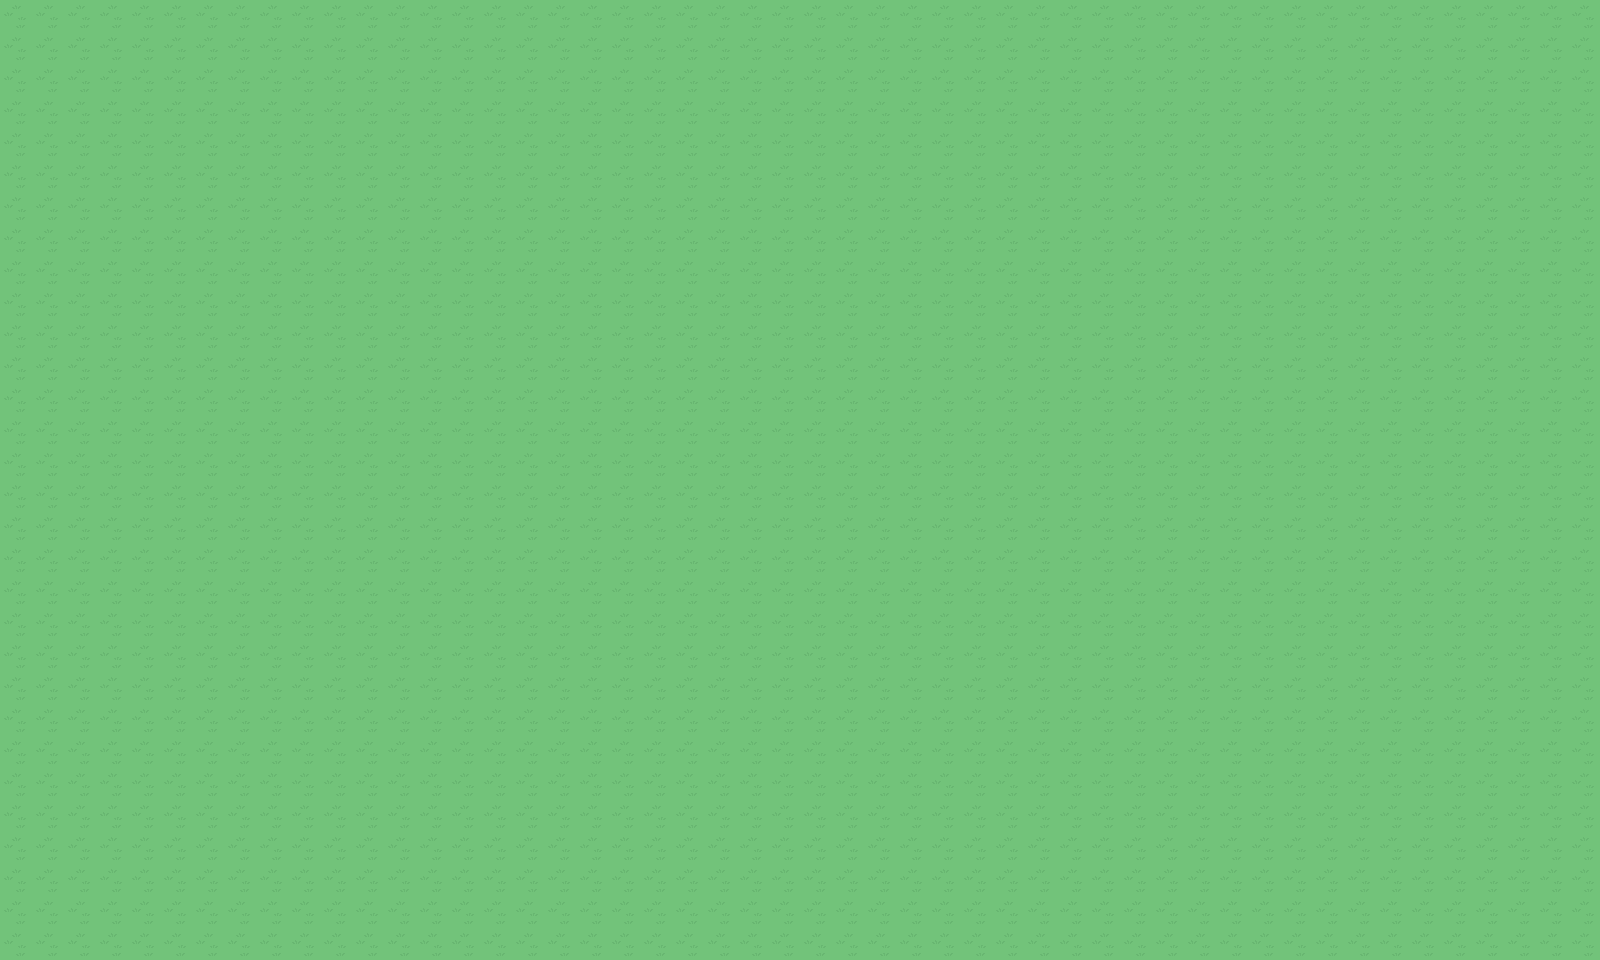

This is a level from a 2D game, rendered from its Tiled map with the project's own tilesets. A one-line summary and the complete map file follow:
An orthogonal 50x30 tile map with 32x32 px tiles, 1 tile layer (Tile Layer 1).

<map version="1.10" tiledversion="1.10.1" orientation="orthogonal" renderorder="right-down" width="50" height="30" tilewidth="32" tileheight="32" infinite="0" nextlayerid="2" nextobjectid="1">
 <tileset firstgid="1" source="TileSet_V1.tsx" />
 <layer id="1" name="Tile Layer 1" width="50" height="30">
  <data encoding="csv">
51,51,51,51,51,51,51,51,51,51,51,51,51,51,51,51,51,51,51,51,51,51,51,51,51,51,51,51,51,51,51,51,51,51,51,51,51,51,51,51,51,51,51,51,51,51,51,51,51,51,
51,51,51,51,51,51,51,51,51,51,51,51,51,51,51,51,51,51,51,51,51,51,51,51,51,51,51,51,51,51,51,51,51,51,51,51,51,51,51,51,51,51,51,51,51,51,51,51,51,51,
51,51,51,51,51,51,51,51,51,51,51,51,51,51,51,51,51,51,51,51,51,51,51,51,51,51,51,51,51,51,51,51,51,51,51,51,51,51,51,51,51,51,51,51,51,51,51,51,51,51,
51,51,51,51,51,51,51,51,51,51,51,51,51,51,51,51,51,51,51,51,51,51,51,51,51,51,51,51,51,51,51,51,51,51,51,51,51,51,51,51,51,51,51,51,51,51,51,51,51,51,
51,51,51,51,51,51,51,51,51,51,51,51,51,51,51,51,51,51,51,51,51,51,51,51,51,51,51,51,51,51,51,51,51,51,51,51,51,51,51,51,51,51,51,51,51,51,51,51,51,51,
51,51,51,51,51,51,51,51,51,51,51,51,51,51,51,51,51,51,51,51,51,51,51,51,51,51,51,51,51,51,51,51,51,51,51,51,51,51,51,51,51,51,51,51,51,51,51,51,51,51,
51,51,51,51,51,51,51,51,51,51,51,51,51,51,51,51,51,51,51,51,51,51,51,51,51,51,51,51,51,51,51,51,51,51,51,51,51,51,51,51,51,51,51,51,51,51,51,51,51,51,
51,51,51,51,51,51,51,51,51,51,51,51,51,51,51,51,51,51,51,51,51,51,51,51,51,51,51,51,51,51,51,51,51,51,51,51,51,51,51,51,51,51,51,51,51,51,51,51,51,51,
51,51,51,51,51,51,51,51,51,51,51,51,51,51,51,51,51,51,51,51,51,51,51,51,51,51,51,51,51,51,51,51,51,51,51,51,51,51,51,51,51,51,51,51,51,51,51,51,51,51,
51,51,51,51,51,51,51,51,51,51,51,51,51,51,51,51,51,51,51,51,51,51,51,51,51,51,51,51,51,51,51,51,51,51,51,51,51,51,51,51,51,51,51,51,51,51,51,51,51,51,
51,51,51,51,51,51,51,51,51,51,51,51,51,51,51,51,51,51,51,51,51,51,51,51,51,51,51,51,51,51,51,51,51,51,51,51,51,51,51,51,51,51,51,51,51,51,51,51,51,51,
51,51,51,51,51,51,51,51,51,51,51,51,51,51,51,51,51,51,51,51,51,51,51,51,51,51,51,51,51,51,51,51,51,51,51,51,51,51,51,51,51,51,51,51,51,51,51,51,51,51,
51,51,51,51,51,51,51,51,51,51,51,51,51,51,51,51,51,51,51,51,51,51,51,51,51,51,51,51,51,51,51,51,51,51,51,51,51,51,51,51,51,51,51,51,51,51,51,51,51,51,
51,51,51,51,51,51,51,51,51,51,51,51,51,51,51,51,51,51,51,51,51,51,51,51,51,51,51,51,51,51,51,51,51,51,51,51,51,51,51,51,51,51,51,51,51,51,51,51,51,51,
51,51,51,51,51,51,51,51,51,51,51,51,51,51,51,51,51,51,51,51,51,51,51,51,51,51,51,51,51,51,51,51,51,51,51,51,51,51,51,51,51,51,51,51,51,51,51,51,51,51,
51,51,51,51,51,51,51,51,51,51,51,51,51,51,51,51,51,51,51,51,51,51,51,51,51,51,51,51,51,51,51,51,51,51,51,51,51,51,51,51,51,51,51,51,51,51,51,51,51,51,
51,51,51,51,51,51,51,51,51,51,51,51,51,51,51,51,51,51,51,51,51,51,51,51,51,51,51,51,51,51,51,51,51,51,51,51,51,51,51,51,51,51,51,51,51,51,51,51,51,51,
51,51,51,51,51,51,51,51,51,51,51,51,51,51,51,51,51,51,51,51,51,51,51,51,51,51,51,51,51,51,51,51,51,51,51,51,51,51,51,51,51,51,51,51,51,51,51,51,51,51,
51,51,51,51,51,51,51,51,51,51,51,51,51,51,51,51,51,51,51,51,51,51,51,51,51,51,51,51,51,51,51,51,51,51,51,51,51,51,51,51,51,51,51,51,51,51,51,51,51,51,
51,51,51,51,51,51,51,51,51,51,51,51,51,51,51,51,51,51,51,51,51,51,51,51,51,51,51,51,51,51,51,51,51,51,51,51,51,51,51,51,51,51,51,51,51,51,51,51,51,51,
51,51,51,51,51,51,51,51,51,51,51,51,51,51,51,51,51,51,51,51,51,51,51,51,51,51,51,51,51,51,51,51,51,51,51,51,51,51,51,51,51,51,51,51,51,51,51,51,51,51,
51,51,51,51,51,51,51,51,51,51,51,51,51,51,51,51,51,51,51,51,51,51,51,51,51,51,51,51,51,51,51,51,51,51,51,51,51,51,51,51,51,51,51,51,51,51,51,51,51,51,
51,51,51,51,51,51,51,51,51,51,51,51,51,51,51,51,51,51,51,51,51,51,51,51,51,51,51,51,51,51,51,51,51,51,51,51,51,51,51,51,51,51,51,51,51,51,51,51,51,51,
51,51,51,51,51,51,51,51,51,51,51,51,51,51,51,51,51,51,51,51,51,51,51,51,51,51,51,51,51,51,51,51,51,51,51,51,51,51,51,51,51,51,51,51,51,51,51,51,51,51,
51,51,51,51,51,51,51,51,51,51,51,51,51,51,51,51,51,51,51,51,51,51,51,51,51,51,51,51,51,51,51,51,51,51,51,51,51,51,51,51,51,51,51,51,51,51,51,51,51,51,
51,51,51,51,51,51,51,51,51,51,51,51,51,51,51,51,51,51,51,51,51,51,51,51,51,51,51,51,51,51,51,51,51,51,51,51,51,51,51,51,51,51,51,51,51,51,51,51,51,51,
51,51,51,51,51,51,51,51,51,51,51,51,51,51,51,51,51,51,51,51,51,51,51,51,51,51,51,51,51,51,51,51,51,51,51,51,51,51,51,51,51,51,51,51,51,51,51,51,51,51,
51,51,51,51,51,51,51,51,51,51,51,51,51,51,51,51,51,51,51,51,51,51,51,51,51,51,51,51,51,51,51,51,51,51,51,51,51,51,51,51,51,51,51,51,51,51,51,51,51,51,
51,51,51,51,51,51,51,51,51,51,51,51,51,51,51,51,51,51,51,51,51,51,51,51,51,51,51,51,51,51,51,51,51,51,51,51,51,51,51,51,51,51,51,51,51,51,51,51,51,51,
51,51,51,51,51,51,51,51,51,51,51,51,51,51,51,51,51,51,51,51,51,51,51,51,51,51,51,51,51,51,51,51,51,51,51,51,51,51,51,51,51,51,51,51,51,51,51,51,51,51
</data>
 </layer>
</map>
